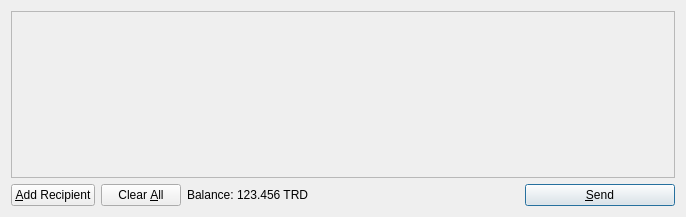
<?xml version="1.0" encoding="UTF-8"?>
<ui version="4.0">
 <class>SendCoinsDialog</class>
 <widget class="QDialog" name="SendCoinsDialog">
  <property name="geometry">
   <rect>
    <x>0</x>
    <y>0</y>
    <width>686</width>
    <height>217</height>
   </rect>
  </property>
  <property name="windowTitle">
   <string>Send Coins</string>
  </property>
  <layout class="QVBoxLayout" name="verticalLayout">
   <item>
    <widget class="QScrollArea" name="scrollArea">
     <property name="widgetResizable">
      <bool>true</bool>
     </property>
     <widget class="QWidget" name="scrollAreaWidgetContents">
      <property name="geometry">
       <rect>
        <x>0</x>
        <y>0</y>
        <width>666</width>
        <height>165</height>
       </rect>
      </property>
      <layout class="QVBoxLayout" name="verticalLayout_2">
       <property name="margin">
        <number>0</number>
       </property>
       <item>
        <layout class="QVBoxLayout" name="entries">
         <property name="spacing">
          <number>6</number>
         </property>
        </layout>
       </item>
       <item>
        <spacer name="verticalSpacer">
         <property name="orientation">
          <enum>Qt::Vertical</enum>
         </property>
         <property name="sizeHint" stdset="0">
          <size>
           <width>20</width>
           <height>40</height>
          </size>
         </property>
        </spacer>
       </item>
      </layout>
     </widget>
    </widget>
   </item>
   <item>
    <layout class="QHBoxLayout" name="horizontalLayout">
     <item>
      <widget class="QPushButton" name="addButton">
       <property name="toolTip">
        <string>Send to multiple recipients at once</string>
       </property>
       <property name="text">
        <string>&amp;Add Recipient</string>
       </property>
       <property name="icon">
        <iconset resource="../bitcoin.qrc">
         <normaloff>:/icons/add</normaloff>:/icons/add</iconset>
       </property>
       <property name="autoDefault">
        <bool>false</bool>
       </property>
      </widget>
     </item>
     <item>
      <widget class="QPushButton" name="clearButton">
       <property name="sizePolicy">
        <sizepolicy hsizetype="Minimum" vsizetype="Fixed">
         <horstretch>0</horstretch>
         <verstretch>0</verstretch>
        </sizepolicy>
       </property>
       <property name="toolTip">
        <string>Remove all transaction fields</string>
       </property>
       <property name="text">
        <string>Clear &amp;All</string>
       </property>
       <property name="icon">
        <iconset resource="../bitcoin.qrc">
         <normaloff>:/icons/remove</normaloff>:/icons/remove</iconset>
       </property>
       <property name="autoRepeatDelay">
        <number>300</number>
       </property>
       <property name="autoDefault">
        <bool>false</bool>
       </property>
      </widget>
     </item>
     <item>
      <layout class="QHBoxLayout" name="horizontalLayout_2">
       <property name="spacing">
        <number>3</number>
       </property>
       <item>
        <widget class="QLabel" name="label">
         <property name="text">
          <string>Balance:</string>
         </property>
        </widget>
       </item>
       <item>
        <widget class="QLabel" name="labelBalance">
         <property name="cursor">
          <cursorShape>IBeamCursor</cursorShape>
         </property>
         <property name="text">
          <string>123.456 TRD</string>
         </property>
         <property name="textInteractionFlags">
          <set>Qt::LinksAccessibleByMouse|Qt::TextSelectableByKeyboard|Qt::TextSelectableByMouse</set>
         </property>
        </widget>
       </item>
      </layout>
     </item>
     <item>
      <spacer name="horizontalSpacer">
       <property name="orientation">
        <enum>Qt::Horizontal</enum>
       </property>
       <property name="sizeHint" stdset="0">
        <size>
         <width>40</width>
         <height>20</height>
        </size>
       </property>
      </spacer>
     </item>
     <item>
      <widget class="QPushButton" name="sendButton">
       <property name="minimumSize">
        <size>
         <width>150</width>
         <height>0</height>
        </size>
       </property>
       <property name="toolTip">
        <string>Confirm the send action</string>
       </property>
       <property name="text">
        <string>&amp;Send</string>
       </property>
       <property name="icon">
        <iconset resource="../bitcoin.qrc">
         <normaloff>:/icons/send</normaloff>:/icons/send</iconset>
       </property>
       <property name="default">
        <bool>true</bool>
       </property>
      </widget>
     </item>
    </layout>
   </item>
  </layout>
 </widget>
 <resources>
  <include location="../bitcoin.qrc"/>
 </resources>
 <connections/>
</ui>
